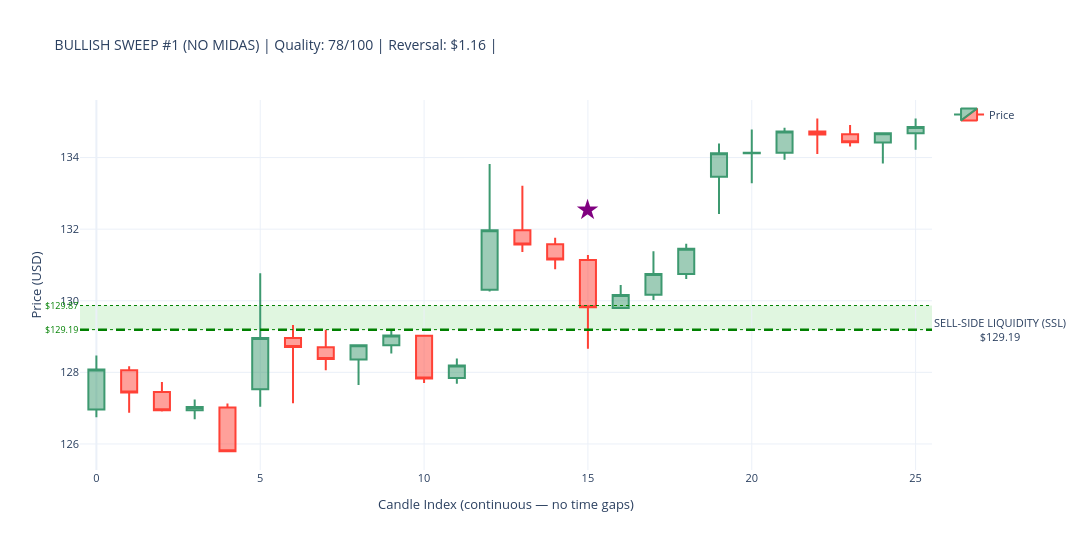
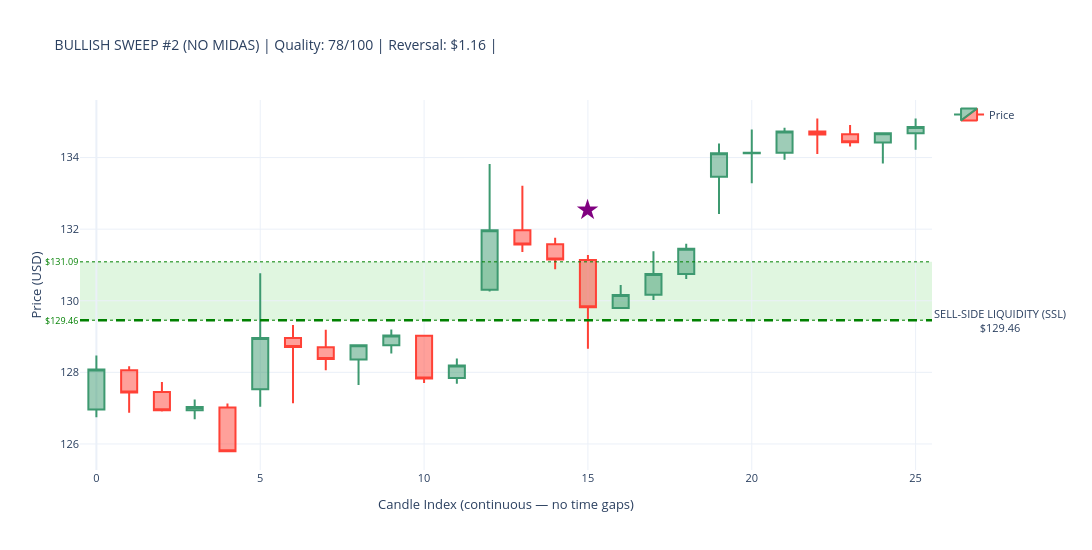
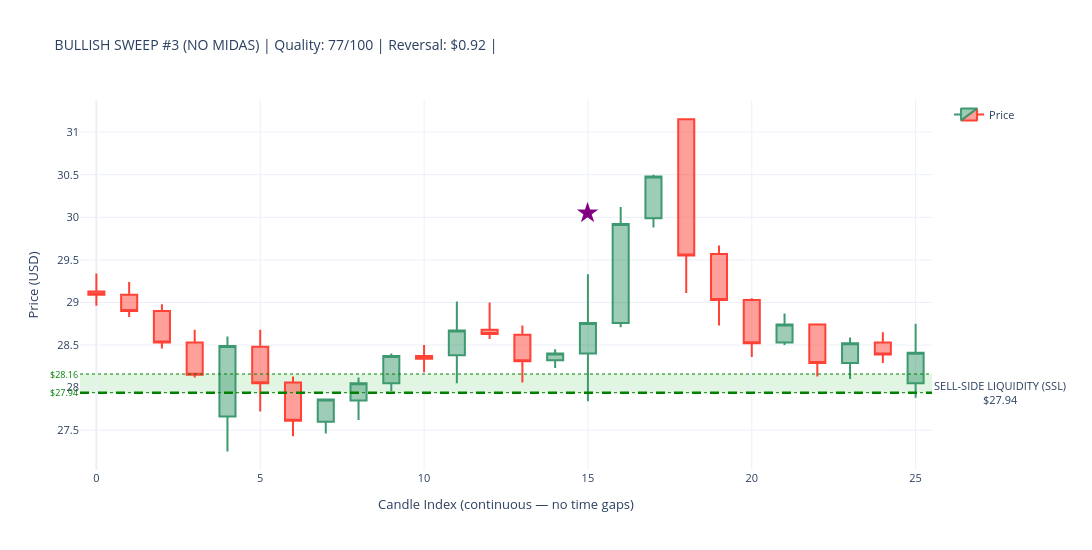
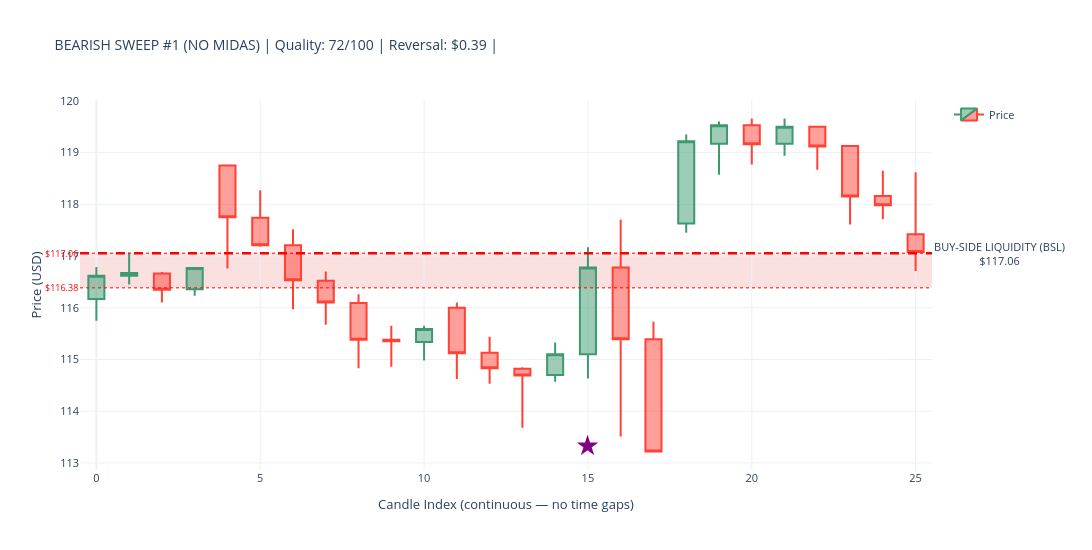

These figures' notebook cell, in order:
### Markdown cell above
## Block E — Post-Detection Analysis

### Code cell
# ---------------------------------------------------------------------------
# SWEEP DETECTION CANDLESTICK VISUALIZATIONS WITH LIQUIDITY ZONES
# ---------------------------------------------------------------------------

required_vars = ['sweeps_hourly_no_midas', 'sweeps_hourly_with_midas', 'hourly_data']
missing_vars  = [v for v in required_vars if v not in globals()]

if missing_vars:
    print(f"\n⚠ WARNING: Missing variables — {missing_vars}")
    print("Please execute Part 8 first. Skipping visualization...")
else:
    print("\n✓ All required variables present. Proceeding with visualization...")

if not missing_vars:

    print("\n" + "=" * 70)
    print("VISUALIZING TOP SWEEPS — CANDLESTICK CHARTS WITH LIQUIDITY ZONES")
    print("=" * 70)

    import plotly.graph_objects as go

    price_data = hourly_data.copy()
    print(f"\n✓ Hourly data: {len(price_data)} candles")
    print(f"  Date range: {price_data['timestamp'].min().date()} → "
          f"{price_data['timestamp'].max().date()}")

    print(f"\nSweep data check:")
    print(f"  NO MIDAS  : {len(sweeps_hourly_no_midas)} total sweeps")
    if len(sweeps_hourly_no_midas) > 0:
        print(f"    Bullish : {(sweeps_hourly_no_midas['sweep_type']=='BULLISH').sum()}")
        print(f"    Bearish : {(sweeps_hourly_no_midas['sweep_type']=='BEARISH').sum()}")
    print(f"  WITH MIDAS: {len(sweeps_hourly_with_midas)} total sweeps")
    if len(sweeps_hourly_with_midas) > 0:
        print(f"    Bullish : {(sweeps_hourly_with_midas['sweep_type']=='BULLISH').sum()}")
        print(f"    Bearish : {(sweeps_hourly_with_midas['sweep_type']=='BEARISH').sum()}")


    def make_candlestick_chart_with_zones(
        price_df, sweep_timestamp, zone_level,
        zone_top, zone_bottom,
        sweep_type, chart_title
    ):
        try:
            # ── exact-hour timestamp match ────────────────────────────────────
            sweep_ts       = pd.to_datetime(sweep_timestamp)
            sweep_ts_naive = sweep_ts.tz_localize(None) if sweep_ts.tzinfo else sweep_ts
            ts_col_naive   = pd.to_datetime(price_df['timestamp']).dt.tz_localize(None)

            exact = price_df[ts_col_naive == sweep_ts_naive]
            sweep_idx = exact.index[0] if len(exact) > 0 else (
                (ts_col_naive - sweep_ts_naive).abs().idxmin()
            )

            sweep_pos = price_df.index.get_loc(sweep_idx)
            start_pos = max(0, sweep_pos - 15)
            end_pos   = min(len(price_df) - 1, sweep_pos + 10)

            subset = price_df.iloc[start_pos : end_pos + 1].copy().reset_index(drop=True)
            subset['candle_idx'] = range(len(subset))

            # FIX: build hover text as a list — Candlestick uses `text`, not `hovertemplate`
            hover_texts = [
                (f"{row['timestamp'].strftime('%Y-%m-%d %H:%M')}<br>"
                 f"O: ${row['open']:.2f}  H: ${row['high']:.2f}<br>"
                 f"L: ${row['low']:.2f}   C: ${row['close']:.2f}")
                for _, row in subset.iterrows()
            ]

            # ── candlestick ───────────────────────────────────────────────────
            fig = go.Figure(data=[go.Candlestick(
                x=subset['candle_idx'],
                open=subset['open'],  high=subset['high'],
                low=subset['low'],    close=subset['close'],
                name='Price',
                text=hover_texts,          # ← was hovertemplate (unsupported)
                hoverinfo='text',          # tell Plotly to show our text on hover
            )])

            # ── ICT-correct zone labels + actual boundaries ───────────────────
            if sweep_type == 'BULLISH':
                fill_color = 'rgba(0,180,0,0.12)'
                line_color = 'green'
                zone_label = 'SELL-SIDE LIQUIDITY (SSL)'
            else:
                fill_color = 'rgba(220,0,0,0.12)'
                line_color = 'red'
                zone_label = 'BUY-SIDE LIQUIDITY (BSL)'

            fig.add_hrect(
                y0=zone_bottom, y1=zone_top,
                fillcolor=fill_color, opacity=1.0,
                layer='below', line_width=0,
            )
            fig.add_hline(
                y=zone_level,
                line_width=2.5, line_dash='dash', line_color=line_color,
                annotation_text=f'{zone_label}<br>${zone_level:.2f}',
                annotation_position='right',
                annotation=dict(font_size=11, bgcolor='rgba(255,255,255,0.85)')
            )
            for y_val in [zone_top, zone_bottom]:
                fig.add_hline(
                    y=y_val, line_width=1, line_dash='dot', line_color=line_color,
                    annotation_text=f'${y_val:.2f}', annotation_position='left',
                    annotation=dict(font_size=9, font_color=line_color)
                )

            # ── sweep marker ──────────────────────────────────────────────────
            sweep_subset_pos = sweep_pos - start_pos
            if 0 <= sweep_subset_pos < len(subset):
                row_c = subset.iloc[sweep_subset_pos]
                cr    = row_c['high'] - row_c['low']
                arrow_y = (row_c['high'] + cr * 0.5 if sweep_type == 'BULLISH'
                           else row_c['low'] - cr * 0.5)
                fig.add_annotation(
                    x=row_c['candle_idx'], y=arrow_y,
                    text='★', showarrow=False,
                    font=dict(size=28, color='purple'),
                    xanchor='center'
                )

            fig.update_layout(
                title=dict(text=chart_title, font=dict(size=14)),
                yaxis_title='Price (USD)',
                xaxis_title='Candle Index (continuous — no time gaps)',
                template='plotly_white',
                height=550, width=1150,
                hovermode='x unified',
                xaxis_rangeslider_visible=False,
                xaxis=dict(type='linear'),
                showlegend=True,
                font=dict(size=11),
                margin=dict(l=80, r=160, t=100, b=80),
            )
            return fig

        except Exception as e:
            print(f"      ✗ Error ({type(e).__name__}): {e}")
            return None


    def plot_sweep_set(sweeps_df, label):
        if sweeps_df.empty:
            print(f"\n✗ No sweeps in {label} dataset")
            return

        print(f"\n{'=' * 70}")
        print(f"{label} SWEEPS WITH LIQUIDITY ZONES")
        print('=' * 70)

        for sweep_type, side_label in [
            ('BULLISH', 'SSL Raids (demand zone sweeps — bullish reversal)'),
            ('BEARISH', 'BSL Raids (supply zone sweeps — bearish reversal)'),
        ]:
            subset = (
                sweeps_df[sweeps_df['sweep_type'] == sweep_type]
                .nlargest(3, 'sweep_quality_score')
            )
            print(f"\n{side_label}  ({len(subset)} shown):")

            for i, (_, row) in enumerate(subset.iterrows(), 1):
                z_top = float(row.get('zone_top',    row['zone_level'] * 1.005))
                z_bot = float(row.get('zone_bottom', row['zone_level'] * 0.995))

                title = (
                    f"{sweep_type} SWEEP #{i} ({label}) | "
                    f"Quality: {row['sweep_quality_score']:.0f}/100 | "
                    f"Reversal: ${row['reversal_distance']:.2f} | "
                )
                print(f"  {i}. {row['timestamp']}  zone=${row['zone_level']:.2f}")

                fig = make_candlestick_chart_with_zones(
                    price_data,
                    sweep_timestamp = row['timestamp'],
                    zone_level      = row['zone_level'],
                    zone_top        = z_top,
                    zone_bottom     = z_bot,
                    sweep_type      = sweep_type,
                    chart_title     = title,
                )
                if fig:
                    fig.show()
                else:
                    print("      → Could not create chart")


    plot_sweep_set(sweeps_hourly_no_midas,   'NO MIDAS')
    plot_sweep_set(sweeps_hourly_with_midas, 'WITH MIDAS')

    print("\n" + "=" * 70)
    print("✓ LIQUIDITY ZONE SWEEP VISUALIZATION COMPLETE")
    print("=" * 70)
    print("\nVISUAL LEGEND:")
    print("  🟢 GREEN ZONE : Demand zone — SSL raid (BULLISH sweep, reversal up)")
    print("  🔴 RED ZONE   : Supply zone — BSL raid (BEARISH sweep, reversal down)")
    print("  ★ Star        : Exact sweep detection candle")
    print("  - - Dashed    : Zone midline (zone_level)")
    print("  ··· Dotted    : Actual zone top / bottom boundaries")

### Figure 1 — Plotly figure (JSON) as saved in the notebook; plotly's stock layout.template omitted (floating-point values rounded to 4 significant figures)
{"data": [{"close": [128.1, 127.4, 126.9, 127.0, 125.8, 129.0, 128.7, 128.4, 128.8, 129.0, 127.8, 128.2, 132.0, 131.6, 131.2, 129.8, 130.2, 130.8, 131.4, 134.1, 134.1, 134.7, 134.6, 134.4, 134.7, 134.8], "high": [128.5, 128.2, 127.7, 127.2, 127.1, 130.8, 129.3, 129.2, 128.8, 129.2, 129.0, 128.4, 133.8, 133.2, 131.8, 131.3, 130.4, 131.4, 131.6, 134.4, 134.8, 134.8, 135.1, 134.9, 134.7, 135.1], "hoverinfo": "text", "low": [126.8, 126.9, 126.9, 126.7, 125.8, 127.0, 127.1, 128.1, 127.7, 128.5, 127.7, 127.7, 130.3, 131.4, 130.9, 128.7, 129.8, 130.0, 130.6, 132.4, 133.3, 133.9, 134.1, 134.3, 133.8, 134.2], "name": "Price", "open": [127.0, 128.1, 127.5, 126.9, 127.0, 127.5, 129.0, 128.7, 128.4, 128.8, 129.0, 127.8, 130.3, 132.0, 131.6, 131.1, 129.8, 130.2, 130.8, 133.5, 134.1, 134.1, 134.7, 134.7, 134.4, 134.7], "text": ["2024-07-05 11:30<br>O: $126.96  H: $128.47<br>L: $126.75   C: $128.08", "2024-07-05 12:30<br>O: $128.06  H: $128.17<br>L: $126.87   C: $127.44", "2024-07-05 13:30<br>O: $127.45  H: $127.73<br>L: $126.91   C: $126.94", "2024-07-05 14:30<br>O: $126.94  H: $127.24<br>L: $126.69   C: $127.03", "2024-07-05 15:30<br>O: $127.02  H: $127.13<br>L: $125.79   C: $125.80", "2024-07-08 09:30<br>O: $127.53  H: $130.77<br>L: $127.04   C: $128.96", "2024-07-08 10:30<br>O: $128.96  H: $129.32<br>L: $127.14   C: $128.71", "2024-07-08 11:30<br>O: $128.70  H: $129.19<br>L: $128.06   C: $128.37", "2024-07-08 12:30<br>O: $128.36  H: $128.76<br>L: $127.65   C: $128.76", "2024-07-08 13:30<br>O: $128.76  H: $129.20<br>L: $128.53   C: $129.03", "2024-07-08 14:30<br>O: $129.02  H: $129.02<br>L: $127.70   C: $127.83", "2024-07-08 15:30<br>O: $127.84  H: $128.39<br>L: $127.68   C: $128.19", "2024-07-09 09:30<br>O: $130.31  H: $133.82<br>L: $130.26   C: $131.97", "2024-07-09 10:30<br>O: $131.97  H: $133.21<br>L: $131.36   C: $131.57", "2024-07-09 11:30<br>O: $131.58  H: $131.76<br>L: $130.88   C: $131.15", "2024-07-09 12:30<br>O: $131.14  H: $131.28<br>L: $128.66   C: $129.82", "2024-07-09 13:30<br>O: $129.80  H: $130.44<br>L: $129.79   C: $130.16", "2024-07-09 14:30<br>O: $130.17  H: $131.38<br>L: $130.02   C: $130.75", "2024-07-09 15:30<br>O: $130.75  H: $131.59<br>L: $130.61   C: $131.45", "2024-07-10 09:30<br>O: $133.46  H: $134.39<br>L: $132.42   C: $134.12", "2024-07-10 10:30<br>O: $134.12  H: $134.78<br>L: $133.28   C: $134.13", "2024-07-10 11:30<br>O: $134.13  H: $134.83<br>L: $133.94   C: $134.73", "2024-07-10 12:30<br>O: $134.73  H: $135.09<br>L: $134.10   C: $134.64", "2024-07-10 13:30<br>O: $134.65  H: $134.91<br>L: $134.31   C: $134.43", "2024-07-10 14:30<br>O: $134.42  H: $134.70<br>L: $133.83   C: $134.68", "2024-07-10 15:30<br>O: $134.68  H: $135.09<br>L: $134.22   C: $134.85"], "type": "candlestick", "x": [0, 1, 2, 3, 4, 5, 6, 7, 8, 9, 10, 11, 12, 13, 14, 15, 16, 17, 18, 19, 20, 21, 22, 23, 24, 25]}], "layout": {"annotations": [{"bgcolor": "rgba(255,255,255,0.85)", "font": {"size": 11}, "showarrow": false, "text": "SELL-SIDE LIQUIDITY (SSL)<br>$129.19", "x": 1, "xanchor": "left", "xref": "x domain", "y": 129.2, "yanchor": "middle", "yref": "y"}, {"font": {"color": "green", "size": 9}, "showarrow": false, "text": "$129.87", "x": 0, "xanchor": "right", "xref": "x domain", "y": 129.9, "yanchor": "middle", "yref": "y"}, {"font": {"color": "green", "size": 9}, "showarrow": false, "text": "$129.19", "x": 0, "xanchor": "right", "xref": "x domain", "y": 129.2, "yanchor": "middle", "yref": "y"}, {"font": {"color": "purple", "size": 28}, "showarrow": false, "text": "★", "x": 15, "xanchor": "center", "y": 132.6}], "font": {"size": 11}, "height": 550, "hovermode": "x unified", "margin": {"b": 80, "l": 80, "r": 160, "t": 100}, "shapes": [{"fillcolor": "rgba(0,180,0,0.12)", "layer": "below", "line": {"width": 0}, "opacity": 1, "type": "rect", "x0": 0, "x1": 1, "xref": "x domain", "y0": 129.2, "y1": 129.9, "yref": "y"}, {"line": {"color": "green", "dash": "dash", "width": 2.5}, "type": "line", "x0": 0, "x1": 1, "xref": "x domain", "y0": 129.2, "y1": 129.2, "yref": "y"}, {"line": {"color": "green", "dash": "dot", "width": 1}, "type": "line", "x0": 0, "x1": 1, "xref": "x domain", "y0": 129.9, "y1": 129.9, "yref": "y"}, {"line": {"color": "green", "dash": "dot", "width": 1}, "type": "line", "x0": 0, "x1": 1, "xref": "x domain", "y0": 129.2, "y1": 129.2, "yref": "y"}], "showlegend": true, "title": {"font": {"size": 14}, "text": "BULLISH SWEEP #1 (NO MIDAS) | Quality: 78/100 | Reversal: $1.16 | "}, "width": 1150, "xaxis": {"rangeslider": {"visible": false}, "title": {"text": "Candle Index (continuous — no time gaps)"}, "type": "linear"}, "yaxis": {"title": {"text": "Price (USD)"}}}}

### Figure 2 — Plotly figure (JSON) as saved in the notebook; plotly's stock layout.template omitted (floating-point values rounded to 4 significant figures)
{"data": [{"close": [128.1, 127.4, 126.9, 127.0, 125.8, 129.0, 128.7, 128.4, 128.8, 129.0, 127.8, 128.2, 132.0, 131.6, 131.2, 129.8, 130.2, 130.8, 131.4, 134.1, 134.1, 134.7, 134.6, 134.4, 134.7, 134.8], "high": [128.5, 128.2, 127.7, 127.2, 127.1, 130.8, 129.3, 129.2, 128.8, 129.2, 129.0, 128.4, 133.8, 133.2, 131.8, 131.3, 130.4, 131.4, 131.6, 134.4, 134.8, 134.8, 135.1, 134.9, 134.7, 135.1], "hoverinfo": "text", "low": [126.8, 126.9, 126.9, 126.7, 125.8, 127.0, 127.1, 128.1, 127.7, 128.5, 127.7, 127.7, 130.3, 131.4, 130.9, 128.7, 129.8, 130.0, 130.6, 132.4, 133.3, 133.9, 134.1, 134.3, 133.8, 134.2], "name": "Price", "open": [127.0, 128.1, 127.5, 126.9, 127.0, 127.5, 129.0, 128.7, 128.4, 128.8, 129.0, 127.8, 130.3, 132.0, 131.6, 131.1, 129.8, 130.2, 130.8, 133.5, 134.1, 134.1, 134.7, 134.7, 134.4, 134.7], "text": ["2024-07-05 11:30<br>O: $126.96  H: $128.47<br>L: $126.75   C: $128.08", "2024-07-05 12:30<br>O: $128.06  H: $128.17<br>L: $126.87   C: $127.44", "2024-07-05 13:30<br>O: $127.45  H: $127.73<br>L: $126.91   C: $126.94", "2024-07-05 14:30<br>O: $126.94  H: $127.24<br>L: $126.69   C: $127.03", "2024-07-05 15:30<br>O: $127.02  H: $127.13<br>L: $125.79   C: $125.80", "2024-07-08 09:30<br>O: $127.53  H: $130.77<br>L: $127.04   C: $128.96", "2024-07-08 10:30<br>O: $128.96  H: $129.32<br>L: $127.14   C: $128.71", "2024-07-08 11:30<br>O: $128.70  H: $129.19<br>L: $128.06   C: $128.37", "2024-07-08 12:30<br>O: $128.36  H: $128.76<br>L: $127.65   C: $128.76", "2024-07-08 13:30<br>O: $128.76  H: $129.20<br>L: $128.53   C: $129.03", "2024-07-08 14:30<br>O: $129.02  H: $129.02<br>L: $127.70   C: $127.83", "2024-07-08 15:30<br>O: $127.84  H: $128.39<br>L: $127.68   C: $128.19", "2024-07-09 09:30<br>O: $130.31  H: $133.82<br>L: $130.26   C: $131.97", "2024-07-09 10:30<br>O: $131.97  H: $133.21<br>L: $131.36   C: $131.57", "2024-07-09 11:30<br>O: $131.58  H: $131.76<br>L: $130.88   C: $131.15", "2024-07-09 12:30<br>O: $131.14  H: $131.28<br>L: $128.66   C: $129.82", "2024-07-09 13:30<br>O: $129.80  H: $130.44<br>L: $129.79   C: $130.16", "2024-07-09 14:30<br>O: $130.17  H: $131.38<br>L: $130.02   C: $130.75", "2024-07-09 15:30<br>O: $130.75  H: $131.59<br>L: $130.61   C: $131.45", "2024-07-10 09:30<br>O: $133.46  H: $134.39<br>L: $132.42   C: $134.12", "2024-07-10 10:30<br>O: $134.12  H: $134.78<br>L: $133.28   C: $134.13", "2024-07-10 11:30<br>O: $134.13  H: $134.83<br>L: $133.94   C: $134.73", "2024-07-10 12:30<br>O: $134.73  H: $135.09<br>L: $134.10   C: $134.64", "2024-07-10 13:30<br>O: $134.65  H: $134.91<br>L: $134.31   C: $134.43", "2024-07-10 14:30<br>O: $134.42  H: $134.70<br>L: $133.83   C: $134.68", "2024-07-10 15:30<br>O: $134.68  H: $135.09<br>L: $134.22   C: $134.85"], "type": "candlestick", "x": [0, 1, 2, 3, 4, 5, 6, 7, 8, 9, 10, 11, 12, 13, 14, 15, 16, 17, 18, 19, 20, 21, 22, 23, 24, 25]}], "layout": {"annotations": [{"bgcolor": "rgba(255,255,255,0.85)", "font": {"size": 11}, "showarrow": false, "text": "SELL-SIDE LIQUIDITY (SSL)<br>$129.46", "x": 1, "xanchor": "left", "xref": "x domain", "y": 129.5, "yanchor": "middle", "yref": "y"}, {"font": {"color": "green", "size": 9}, "showarrow": false, "text": "$131.09", "x": 0, "xanchor": "right", "xref": "x domain", "y": 131.1, "yanchor": "middle", "yref": "y"}, {"font": {"color": "green", "size": 9}, "showarrow": false, "text": "$129.46", "x": 0, "xanchor": "right", "xref": "x domain", "y": 129.5, "yanchor": "middle", "yref": "y"}, {"font": {"color": "purple", "size": 28}, "showarrow": false, "text": "★", "x": 15, "xanchor": "center", "y": 132.6}], "font": {"size": 11}, "height": 550, "hovermode": "x unified", "margin": {"b": 80, "l": 80, "r": 160, "t": 100}, "shapes": [{"fillcolor": "rgba(0,180,0,0.12)", "layer": "below", "line": {"width": 0}, "opacity": 1, "type": "rect", "x0": 0, "x1": 1, "xref": "x domain", "y0": 129.5, "y1": 131.1, "yref": "y"}, {"line": {"color": "green", "dash": "dash", "width": 2.5}, "type": "line", "x0": 0, "x1": 1, "xref": "x domain", "y0": 129.5, "y1": 129.5, "yref": "y"}, {"line": {"color": "green", "dash": "dot", "width": 1}, "type": "line", "x0": 0, "x1": 1, "xref": "x domain", "y0": 131.1, "y1": 131.1, "yref": "y"}, {"line": {"color": "green", "dash": "dot", "width": 1}, "type": "line", "x0": 0, "x1": 1, "xref": "x domain", "y0": 129.5, "y1": 129.5, "yref": "y"}], "showlegend": true, "title": {"font": {"size": 14}, "text": "BULLISH SWEEP #2 (NO MIDAS) | Quality: 78/100 | Reversal: $1.16 | "}, "width": 1150, "xaxis": {"rangeslider": {"visible": false}, "title": {"text": "Candle Index (continuous — no time gaps)"}, "type": "linear"}, "yaxis": {"title": {"text": "Price (USD)"}}}}

### Figure 3 — Plotly figure (JSON) as saved in the notebook; plotly's stock layout.template omitted (floating-point values rounded to 4 significant figures)
{"data": [{"close": [29.09, 28.9, 28.53, 28.15, 28.49, 28.05, 27.61, 27.86, 28.05, 28.37, 28.34, 28.67, 28.63, 28.31, 28.4, 28.76, 29.92, 30.48, 29.55, 29.03, 28.52, 28.74, 28.29, 28.52, 28.39, 28.41], "high": [29.34, 29.24, 28.98, 28.68, 28.6, 28.68, 28.13, 27.87, 28.12, 28.4, 28.5, 29.01, 29, 28.73, 28.45, 29.33, 30.12, 30.5, 31.16, 29.67, 29.05, 28.87, 28.75, 28.59, 28.65, 28.75], "hoverinfo": "text", "low": [28.96, 28.83, 28.46, 28.12, 27.25, 27.72, 27.43, 27.46, 27.62, 27.96, 28.18, 28.05, 28.57, 28.06, 28.23, 27.84, 28.71, 29.88, 29.11, 28.73, 28.36, 28.5, 28.13, 28.1, 28.29, 27.88], "name": "Price", "open": [29.13, 29.09, 28.9, 28.53, 27.66, 28.48, 28.06, 27.6, 27.85, 28.05, 28.37, 28.38, 28.68, 28.62, 28.32, 28.4, 28.76, 29.99, 31.15, 29.57, 29.03, 28.53, 28.74, 28.29, 28.53, 28.05], "text": ["2021-12-13 12:30<br>O: $29.13  H: $29.34<br>L: $28.96   C: $29.09", "2021-12-13 13:30<br>O: $29.09  H: $29.24<br>L: $28.83   C: $28.90", "2021-12-13 14:30<br>O: $28.90  H: $28.98<br>L: $28.46   C: $28.53", "2021-12-13 15:30<br>O: $28.53  H: $28.68<br>L: $28.12   C: $28.15", "2021-12-14 09:30<br>O: $27.66  H: $28.60<br>L: $27.25   C: $28.49", "2021-12-14 10:30<br>O: $28.48  H: $28.68<br>L: $27.72   C: $28.05", "2021-12-14 11:30<br>O: $28.06  H: $28.13<br>L: $27.43   C: $27.61", "2021-12-14 12:30<br>O: $27.60  H: $27.87<br>L: $27.46   C: $27.86", "2021-12-14 13:30<br>O: $27.85  H: $28.12<br>L: $27.62   C: $28.05", "2021-12-14 14:30<br>O: $28.05  H: $28.40<br>L: $27.96   C: $28.37", "2021-12-14 15:30<br>O: $28.37  H: $28.50<br>L: $28.18   C: $28.34", "2021-12-15 09:30<br>O: $28.38  H: $29.01<br>L: $28.05   C: $28.67", "2021-12-15 10:30<br>O: $28.68  H: $29.00<br>L: $28.57   C: $28.63", "2021-12-15 11:30<br>O: $28.62  H: $28.73<br>L: $28.06   C: $28.31", "2021-12-15 12:30<br>O: $28.32  H: $28.45<br>L: $28.23   C: $28.40", "2021-12-15 13:30<br>O: $28.40  H: $29.33<br>L: $27.84   C: $28.76", "2021-12-15 14:30<br>O: $28.76  H: $30.12<br>L: $28.71   C: $29.92", "2021-12-15 15:30<br>O: $29.99  H: $30.50<br>L: $29.88   C: $30.48", "2021-12-16 09:30<br>O: $31.15  H: $31.16<br>L: $29.11   C: $29.55", "2021-12-16 10:30<br>O: $29.57  H: $29.67<br>L: $28.73   C: $29.03", "2021-12-16 11:30<br>O: $29.03  H: $29.05<br>L: $28.36   C: $28.52", "2021-12-16 12:30<br>O: $28.53  H: $28.87<br>L: $28.50   C: $28.74", "2021-12-16 13:30<br>O: $28.74  H: $28.75<br>L: $28.13   C: $28.29", "2021-12-16 14:30<br>O: $28.29  H: $28.59<br>L: $28.10   C: $28.52", "2021-12-16 15:30<br>O: $28.53  H: $28.65<br>L: $28.29   C: $28.39", "2021-12-17 09:30<br>O: $28.05  H: $28.75<br>L: $27.88   C: $28.41"], "type": "candlestick", "x": [0, 1, 2, 3, 4, 5, 6, 7, 8, 9, 10, 11, 12, 13, 14, 15, 16, 17, 18, 19, 20, 21, 22, 23, 24, 25]}], "layout": {"annotations": [{"bgcolor": "rgba(255,255,255,0.85)", "font": {"size": 11}, "showarrow": false, "text": "SELL-SIDE LIQUIDITY (SSL)<br>$27.94", "x": 1, "xanchor": "left", "xref": "x domain", "y": 27.94, "yanchor": "middle", "yref": "y"}, {"font": {"color": "green", "size": 9}, "showarrow": false, "text": "$28.16", "x": 0, "xanchor": "right", "xref": "x domain", "y": 28.16, "yanchor": "middle", "yref": "y"}, {"font": {"color": "green", "size": 9}, "showarrow": false, "text": "$27.94", "x": 0, "xanchor": "right", "xref": "x domain", "y": 27.94, "yanchor": "middle", "yref": "y"}, {"font": {"color": "purple", "size": 28}, "showarrow": false, "text": "★", "x": 15, "xanchor": "center", "y": 30.07}], "font": {"size": 11}, "height": 550, "hovermode": "x unified", "margin": {"b": 80, "l": 80, "r": 160, "t": 100}, "shapes": [{"fillcolor": "rgba(0,180,0,0.12)", "layer": "below", "line": {"width": 0}, "opacity": 1, "type": "rect", "x0": 0, "x1": 1, "xref": "x domain", "y0": 27.94, "y1": 28.16, "yref": "y"}, {"line": {"color": "green", "dash": "dash", "width": 2.5}, "type": "line", "x0": 0, "x1": 1, "xref": "x domain", "y0": 27.94, "y1": 27.94, "yref": "y"}, {"line": {"color": "green", "dash": "dot", "width": 1}, "type": "line", "x0": 0, "x1": 1, "xref": "x domain", "y0": 28.16, "y1": 28.16, "yref": "y"}, {"line": {"color": "green", "dash": "dot", "width": 1}, "type": "line", "x0": 0, "x1": 1, "xref": "x domain", "y0": 27.94, "y1": 27.94, "yref": "y"}], "showlegend": true, "title": {"font": {"size": 14}, "text": "BULLISH SWEEP #3 (NO MIDAS) | Quality: 77/100 | Reversal: $0.92 | "}, "width": 1150, "xaxis": {"rangeslider": {"visible": false}, "title": {"text": "Candle Index (continuous — no time gaps)"}, "type": "linear"}, "yaxis": {"title": {"text": "Price (USD)"}}}}

### Figure 4 — Plotly figure (JSON) as saved in the notebook; plotly's stock layout.template omitted (floating-point values rounded to 4 significant figures)
{"data": [{"close": [116.6, 116.7, 116.3, 116.8, 117.8, 117.2, 116.5, 116.1, 115.4, 115.3, 115.6, 115.1, 114.8, 114.7, 115.1, 116.8, 115.4, 113.2, 119.2, 119.5, 119.2, 119.5, 119.1, 118.2, 118.0, 117.1], "high": [116.8, 117.1, 116.7, 116.8, 118.8, 118.3, 117.5, 116.7, 116.3, 115.7, 115.7, 116.1, 115.4, 114.8, 115.3, 117.2, 117.7, 115.7, 119.3, 119.6, 119.7, 119.7, 119.5, 119.1, 118.7, 118.6], "hoverinfo": "text", "low": [115.8, 116.5, 116.1, 116.2, 116.8, 117.2, 116.0, 115.7, 114.8, 114.9, 115.0, 114.6, 114.5, 113.7, 114.6, 114.6, 113.5, 113.2, 117.5, 118.6, 118.8, 118.9, 118.7, 117.6, 117.7, 116.7], "name": "Price", "open": [116.2, 116.6, 116.7, 116.4, 118.8, 117.7, 117.2, 116.5, 116.1, 115.4, 115.3, 116, 115.1, 114.8, 114.7, 115.1, 116.8, 115.4, 117.6, 119.2, 119.5, 119.2, 119.5, 119.1, 118.2, 117.4], "text": ["2024-09-16 12:30<br>O: $116.17  H: $116.79<br>L: $115.75   C: $116.62", "2024-09-16 13:30<br>O: $116.62  H: $117.07<br>L: $116.45   C: $116.67", "2024-09-16 14:30<br>O: $116.66  H: $116.69<br>L: $116.10   C: $116.35", "2024-09-16 15:30<br>O: $116.36  H: $116.79<br>L: $116.23   C: $116.77", "2024-09-17 09:30<br>O: $118.75  H: $118.77<br>L: $116.76   C: $117.75", "2024-09-17 10:30<br>O: $117.74  H: $118.27<br>L: $117.18   C: $117.21", "2024-09-17 11:30<br>O: $117.21  H: $117.52<br>L: $115.97   C: $116.53", "2024-09-17 12:30<br>O: $116.52  H: $116.70<br>L: $115.67   C: $116.10", "2024-09-17 13:30<br>O: $116.09  H: $116.26<br>L: $114.83   C: $115.38", "2024-09-17 14:30<br>O: $115.38  H: $115.65<br>L: $114.86   C: $115.35", "2024-09-17 15:30<br>O: $115.34  H: $115.65<br>L: $114.98   C: $115.59", "2024-09-18 09:30<br>O: $116.00  H: $116.10<br>L: $114.62   C: $115.12", "2024-09-18 10:30<br>O: $115.13  H: $115.44<br>L: $114.53   C: $114.83", "2024-09-18 11:30<br>O: $114.82  H: $114.85<br>L: $113.68   C: $114.69", "2024-09-18 12:30<br>O: $114.70  H: $115.33<br>L: $114.57   C: $115.10", "2024-09-18 13:30<br>O: $115.10  H: $117.17<br>L: $114.63   C: $116.78", "2024-09-18 14:30<br>O: $116.78  H: $117.70<br>L: $113.51   C: $115.39", "2024-09-18 15:30<br>O: $115.39  H: $115.73<br>L: $113.22   C: $113.22", "2024-09-19 09:30<br>O: $117.63  H: $119.35<br>L: $117.45   C: $119.22", "2024-09-19 10:30<br>O: $119.17  H: $119.60<br>L: $118.57   C: $119.53", "2024-09-19 11:30<br>O: $119.53  H: $119.66<br>L: $118.77   C: $119.16", "2024-09-19 12:30<br>O: $119.17  H: $119.66<br>L: $118.94   C: $119.50", "2024-09-19 13:30<br>O: $119.50  H: $119.52<br>L: $118.67   C: $119.12", "2024-09-19 14:30<br>O: $119.13  H: $119.14<br>L: $117.61   C: $118.15", "2024-09-19 15:30<br>O: $118.16  H: $118.65<br>L: $117.71   C: $117.98", "2024-09-20 09:30<br>O: $117.42  H: $118.62<br>L: $116.71   C: $117.08"], "type": "candlestick", "x": [0, 1, 2, 3, 4, 5, 6, 7, 8, 9, 10, 11, 12, 13, 14, 15, 16, 17, 18, 19, 20, 21, 22, 23, 24, 25]}], "layout": {"annotations": [{"bgcolor": "rgba(255,255,255,0.85)", "font": {"size": 11}, "showarrow": false, "text": "BUY-SIDE LIQUIDITY (BSL)<br>$117.06", "x": 1, "xanchor": "left", "xref": "x domain", "y": 117.1, "yanchor": "middle", "yref": "y"}, {"font": {"color": "red", "size": 9}, "showarrow": false, "text": "$117.06", "x": 0, "xanchor": "right", "xref": "x domain", "y": 117.1, "yanchor": "middle", "yref": "y"}, {"font": {"color": "red", "size": 9}, "showarrow": false, "text": "$116.38", "x": 0, "xanchor": "right", "xref": "x domain", "y": 116.4, "yanchor": "middle", "yref": "y"}, {"font": {"color": "purple", "size": 28}, "showarrow": false, "text": "★", "x": 15, "xanchor": "center", "y": 113.4}], "font": {"size": 11}, "height": 550, "hovermode": "x unified", "margin": {"b": 80, "l": 80, "r": 160, "t": 100}, "shapes": [{"fillcolor": "rgba(220,0,0,0.12)", "layer": "below", "line": {"width": 0}, "opacity": 1, "type": "rect", "x0": 0, "x1": 1, "xref": "x domain", "y0": 116.4, "y1": 117.1, "yref": "y"}, {"line": {"color": "red", "dash": "dash", "width": 2.5}, "type": "line", "x0": 0, "x1": 1, "xref": "x domain", "y0": 117.1, "y1": 117.1, "yref": "y"}, {"line": {"color": "red", "dash": "dot", "width": 1}, "type": "line", "x0": 0, "x1": 1, "xref": "x domain", "y0": 117.1, "y1": 117.1, "yref": "y"}, {"line": {"color": "red", "dash": "dot", "width": 1}, "type": "line", "x0": 0, "x1": 1, "xref": "x domain", "y0": 116.4, "y1": 116.4, "yref": "y"}], "showlegend": true, "title": {"font": {"size": 14}, "text": "BEARISH SWEEP #1 (NO MIDAS) | Quality: 72/100 | Reversal: $0.39 | "}, "width": 1150, "xaxis": {"rangeslider": {"visible": false}, "title": {"text": "Candle Index (continuous — no time gaps)"}, "type": "linear"}, "yaxis": {"title": {"text": "Price (USD)"}}}}
